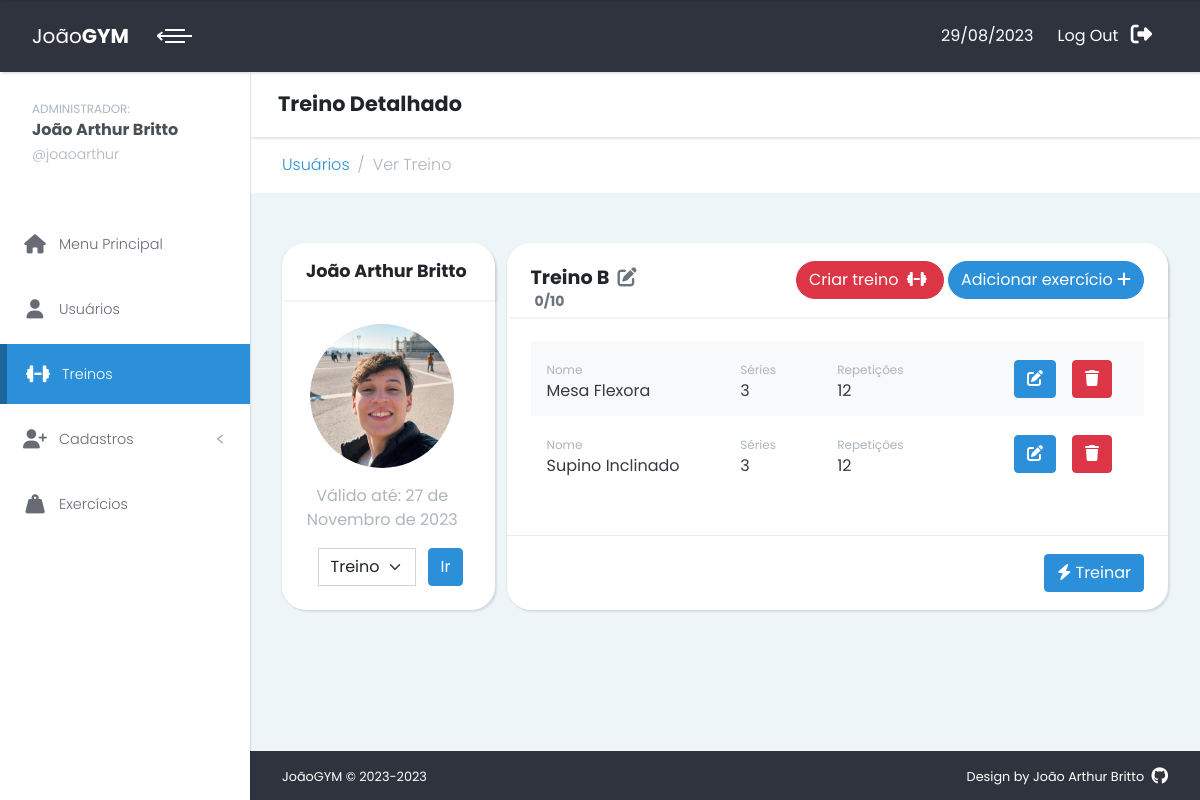
Screenshot of /treino/verTreino/16/ (signed in) with the database file from the repository.
### cadastro/models.py (models this page shows, shortened)
class Person(models.Model):
    matricula = models.AutoField('Matrícula', primary_key=True)
    name = models.CharField('Nome', max_length=100)
    email = models.EmailField('E-mail')
    cpf = models.CharField('CPF', max_length=14, unique=True)
    birthDate = models.DateField('Data de nascimento')
    phone = models.CharField('Telefone', max_length=15)
    whatsapp = models.BooleanField('Possui whatsapp?', default=True)
    profileImage = models.ImageField('Imagem de perfil', upload_to ="profileImages/", blank=True)

class Plan(models.Model):
    plan_choices = (
    ('', 'Planos'),
    ('Mensal', 'Mensal'),
    ('Trimestral', 'Trimestral'),
    ('Semestral', 'Semestral'),
    ('Anual', 'Anual'),
)
    plan_person = models.OneToOneField(Person, on_delete=models.CASCADE, related_name="plan")
    plan_name = models.CharField('Nome do plano',choices=plan_choices, max_length=10)
    signature_date = models.DateField('Data de assinatura', auto_now=True)
    expiration_date = models.DateField('Data de expiração')

### treino/models.py (models this page shows, shortened)
class Workout(models.Model):
    workout_person = models.ForeignKey(Person, on_delete=models.CASCADE, related_name='workouts')
    workout_name = models.CharField('Nome do treino', max_length=1, validators=[MaxLengthValidator(limit_value=1)])
    quantity = models.IntegerField('Quantidade de vezes')
    current_quantity = models.IntegerField('Atual quantidade',default=0, blank=True)

class Workout_exercise(models.Model):
    workout = models.ForeignKey(Workout, on_delete=models.CASCADE, related_name='exercises')
    exercise = models.ForeignKey(Exercise, on_delete=models.CASCADE)
    series = models.IntegerField('Series', default=3)
    reps = models.IntegerField('Repetições', default=12)

### exercicios/models.py (models this page shows)
class Exercise(models.Model):
    type_choices = (
        ('', 'Tipos'),
        ('Máquina', 'Máquina'),
        ('Corporal', 'Corporal'),
    )
    id = models.AutoField(primary_key=True)
    name = models.CharField('Nome', max_length=50)
    type = models.CharField('Tipo', max_length=8, choices=type_choices)
    def __str__(self):
        return self.name

### treino/views.py (the view, shortened to what this page needs)
# urls.py: path('verTreino/<int:usuario_id>/', views.verTreino, name='ver-treino'),
@login_required
def verTreino(request,usuario_id, workout=None):
    person = Person.objects.get(pk=usuario_id)
    if workout == None:
        default_workout = Current_workout.objects.get(current_workout_person=person)
        workout = default_workout.name.workout_name
    formset = AddExerciciosTreino()
    workouts = Workout.objects.filter(workout_person=person).order_by("workout_name")
    curr_workout = workouts.get(workout_name=workout)
    workout_exercises = curr_workout.exercises.all()
    treino_formset = CadastrarTreino()
    workouts_name = list(workouts.values_list('workout_name', flat=True))
    context = {
        "exercise_formset":formset,
        'person':person,
        'workout':curr_workout,
        "workout_exercises":workout_exercises,
        "treino_formset":treino_formset,
        "workouts_name":workouts_name,
    }
    return render(request, 'perfilTreino.html', context=context)

### usuarios/templatetags/customTags.py (called while the page is built)
@register.filter(expects_localtime=True)
def is_past(value):
    if isinstance(value, datetime):
        value = value.date()
    return value < date.today()

@register.filter
def starts_with(value, prefix):
    return value.startswith(prefix)

### treino/templates/perfilTreino.html (shortened to what this page needs)
{% extends 'layout.html' %}
{% load static %}
{% load customTags %}
{% block subtitle %}Treino Detalhado{% endblock %}
{% block breadcrumbs %}
<li class="breadcrumb-item"><a class="fw-light" href="{% url 'usuarios' %}">Usuários</a></li>
<li class="breadcrumb-item active fw-light" aria-current="page">Ver Treino</li>
{% endblock %}
{% block content %}
<section class="workouts">
  <div class="container-fluid">
    <div class="row gy-4 align-items-stretch">
      <div class="col-md-3" id="perfil-detalhado">
        <div class="card mb-0">
          <div class="card-header d-flex align-items-center">
            <h3 class="h4 mb-0">{{person.name}}</h3>
          </div>
          <div class="card-body row text-center">
            <div class="col-md-12 col-sm-6">
              <img class="circular-image-md" src="{% if person.profileImage %}{{person.profileImage.url}}{% else %}{% static 'img/profile-default.jpeg' %}{% endif %}" alt="...">
            </div>
            <div class="col-md-12 col-sm-5">
              {% if person.plan.expiration_date|is_past %}
              <p class="text-danger mt-4">Assinatura expirada</p>
              {% else %}
              <p class="text-gray-500 my-3">Válido até: {{person.plan.expiration_date}}</p>
              {% endif %}
              <form action="{% url 'redirecionar-treino' person.matricula %}" class="row align-items-center justify-content-center">
                <div class="col-5 col-sm-7">
                  <select class="form-select" id="workout_name" name="workout_name">
                    <option selected disabled>Treinos</option>
                  </select>
                </div>
                <div class="col-2">
                  <button class="btn btn-primary">Ir</button>
                </div>
              </form>
            </div>
          </div>
        </div>
      </div>
      <div class="col-md-9" id="treino-completo">
        <div class="card mb-0 h-100">
          <div class="card-header d-flex align-items-center justify-content-between">
            <h3 class="mb-1">Treino {{workout.workout_name}}
              <a class="text-gray-600" href="{% url 'alterar-treino' person.matricula workout.workout_name %}">
                <i class="ms-1 fa-solid fa-pen-to-square"></i>
              </a>
              {% if workout.current_quantity > workout.quantity %}
                <p class="position-absolute ms-1 mt-1 text-danger text-sm">
                  {{workout.current_quantity}}/{{workout.quantity}} - Treino expirado
                </p>
              {% else %}
                <p class="position-absolute ms-1 mt-1 text-gray-600 text-sm">
                  {{workout.current_quantity}}/{{workout.quantity}}
                </p>
              {% endif %}
            </h3>
            <div>
              <button class="btn btn-danger rounded-pill" type="button" data-bs-toggle="modal"
                data-bs-target="#createWorkout">
                <span class="d-none d-md-inline">Criar treino</span>
                <i class="ms-sm-1 mx-1 fa-solid fa-dumbbell"></i>
              </button>
              <button class="btn btn-primary rounded-pill" type="button" data-bs-toggle="modal"
                data-bs-target="#exerciseWorkout">
                <span class="d-none d-md-inline">Adicionar exercício</span>
                <i class="mx-md-0 mx-1 fa-solid fa-plus"></i>
              </button>
            </div>
          </div>
          {% if workout_exercises %}
          <div class="card-body">
            {% for workout_exercise in workout_exercises %}
            <div class="p-3 d-flex align-items-center {% cycle 'bg-light' '' %}">
              <div class="col-4">
                <small class="text-gray-500">Nome</small>
                <h5 class="h5 fw-normal text-dark mb-0">{{workout_exercise.exercise.name}}</h5>
              </div>
              <div class="col-2">
                <small class="text-gray-500">Séries</small>
                <h5 class="h5 fw-normal text-dark mb-0">{{workout_exercise.series}}</h5>
              </div>
              <div class="col-2">
                <small class="text-gray-500 d-none d-sm-inline">Repetições</small>
                <h5 class="h5 fw-normal text-dark mb-0">{{workout_exercise.reps}}</h5>
              </div>
              <div class="col d-flex justify-content-end">
                <a class="btn btn-primary"
                  href="{% url 'alterar-exercicioTreino' person.matricula workout.workout_name workout_exercise.id %}">
                  <i class="fa-solid fa-pen-to-square"></i>
                </a>
                <a class="btn btn-danger mx-3"
                  href="{% url 'excluir-exercicioTreino' person.matricula workout.workout_name workout_exercise.id %}">
                  <i class="fa-solid fa-trash"></i>
                </a>
              </div>
            </div>
            {% endfor %}
          </div>
          <div class="card-footer d-flex justify-content-end bg-transparent">
            <a href="{% url 'treinar' person.matricula workout.workout_name %}" class="btn btn-primary">
              <i class="fa-solid fa-bolt"></i>
              Treinar
            </a>
          </div>
          {% endif %}
        </div>
      </div>
    </div>
  </div>
</section>
{% endblock %}

### menu/templates/layout.html (shortened to what this page needs)
{% load static %}
{% load customTags %}
{% now "Y" as current_year %}
{% url 'menu-principal' as menu %}
{% url 'cadastro' as cadastro %}
{% url 'usuarios' as usuarios %}
{% url 'treinos' as treinos %}
{% url 'exercicios' as exerciciosUrl %}
{% now "d/m/Y" as current_date %}
<!DOCTYPE html>
<html>
  <head>
    <link rel="stylesheet" href="{% static 'css/custom.css' %}" />
    <link
      rel="stylesheet"
      href="{% static 'css/style.blue.css' %}"
      id="theme-stylesheet"
    />
  </head>
  <body>
    <div class="page">
      <header class="header z-index-50">
        <nav
          class="nav navbar py-3 px-0 shadow-sm text-white position-relative"
        >
          <div class="container-fluid w-100">
            <div
              class="navbar-holder d-flex align-items-center justify-content-between w-100"
            >
              <div class="navbar-header">
                <a
                  class="navbar-brand d-none d-sm-inline-block"
                  href="/"
                >
                  <div class="brand-text d-none d-lg-inline-block">
                    <span>João</span><strong>GYM</strong>
                  </div>
                </a>
                <a
                  class="ms-2 menu-btn active"
                  id="toggle-btn"
                  href="#"
                  ><span></span><span></span><span></span
                ></a>
              </div>
              <ul
                class="nav-menu list-unstyled d-flex flex-md-row align-items-sm-center"
              >
                <li class="nav-item my-0 py-0">
                  <p class="d-inline me-xl-2 mt-5">{{current_date}}</p>
                </li>
                <li class="nav-item">
                  <a class="nav-link text-white" href="{% url 'logout' %}">
                    <span class="d-none d-sm-inline me-xl-2">Log Out</span>
                    <i class="fa-solid fa-right-from-bracket fa-lg"></i>
                  </a>
                </li>
              </ul>
            </div>
          </div>
        </nav>
      </header>
      <div class="page-content d-flex align-items-stretch">
        <nav class="side-navbar z-index-40">
          <a href="{% url 'admin' %}" class>
            <div class="sidebar-header d-flex align-items-center py-4 px-3">
              <div class="ms-3 title">
                <small class="text-gray-500">ADMINISTRADOR:</small>
                <h5 class="mb-2 me-0 text-gray-700">
                  {{user.first_name}} {{user.last_name}}
                </h5>
                <p class="text-sm text-gray-500 fw-light mb-0 lh-1">
                  @{{user.username}}
                </p>
              </div>
            </div>
          </a>
          <ul class="list-unstyled py-4">
            <li
              class="sidebar-item {% if request.path == menu %} active {% endif %}"
            >
              <a class="sidebar-link" href="{{menu}}">
                <i class="fa-solid fa-house fa-lg me-xl-2"></i>
                Menu Principal
              </a>
            </li>
            <li
              class="sidebar-item {% if request.path|starts_with:usuarios %}active{% endif %}"
            >
              <a class="sidebar-link" href="{{usuarios}}">
                <i class="fa-solid fa-user fa-lg me-xl-2"></i>
                Usuários
              </a>
            </li>
            <li
              class="sidebar-item {% if request.path|starts_with:treinos %}active{% endif %}"
            >
              <a class="sidebar-link" href="{{treinos}}">
                <i class="fa-solid fa-dumbbell fa-lg me-xl-2"></i>
                Treinos
              </a>
            </li>
            <li
              class="sidebar-item {% if request.path|starts_with:cadastro %}active{% endif %}"
            >
              <a
                class="sidebar-link"
                href="#exampledropdownDropdown"
                data-bs-toggle="collapse"
              >
                <i class="fa-solid fa-user-plus fa-lg me-xl-2"></i>
                Cadastros
              </a>
            </li>
            <li
              class="sidebar-item {% if request.path|starts_with:exerciciosUrl %}active{% endif %}"
            >
              <a class="sidebar-link" href="{{exerciciosUrl}}">
                <i class="fa-solid fa-weight-hanging fa-lg me-xl-2"></i>
                Exercícios
              </a>
            </li>
          </ul>
        </nav>
        <div class="content-inner w-100">
          <header class="bg-white shadow-sm px-4 py-3 z-index-20">
            <div class="container-fluid px-0">
              <h2 class="mb-0 p-1">{% block subtitle %}{% endblock %}</h2>
            </div>
          </header>
          <div class="bg-white">
            <div class="container-fluid">
              <nav aria-label="breadcrumb">
                <ol class="breadcrumb mb-0 py-3">
                  {% block breadcrumbs %} {% endblock %}
                </ol>
              </nav>
            </div>
          </div>
          {% include 'messages.html' %} {% block content %} {% endblock %}
          <footer
            class="position-absolute bottom-0 bg-darkBlue text-white text-center py-3 w-100 text-xs"
            id="footer"
          >
            <div class="container-fluid">
              <div class="row gy-2">
                <div class="col-sm-6 text-sm-start">
                  <p class="mb-0">JoãoGYM © 2023-{{current_year}}</p>
                </div>
                <div class="col-sm-6 text-sm-end">
                  <p class="mb-0">
                    Design by
                    <a
                      href="https://github.com/j0aoarthur"
                      class="text-white text-decoration-none"
                      >João Arthur Britto
                      <i class="ms-1 fa-brands fa-github fa-lg"></i>
                    </a>
                  </p>
                </div>
              </div>
            </div>
          </footer>
        </div>
      </div>
    </div>
    <link
      rel="stylesheet"
      href="https://use.fontawesome.com/releases/v5.7.1/css/all.css"
    />
  </body>
</html>

### staticfiles/css/custom.css (style rules this page uses)
.sidebar-item { margin: 5px 0; line-height: 0.8rem; }
.sidebar-link { font-weight: 600; color: #2b90d9; }
.sidebar-link i { margin: 0.8rem 0; width: 2rem; text-align: center; }
.circular-image-md { width: 9rem; height: 9rem; border-radius: 50%; object-fit: cover; }

### rows the page displays
Person: name "João Arthur Britto", profileImage (placeholder picture), plan.expiration_date "27 de Novembro de 2023"
Workout: workout_name "B", current_quantity "0", quantity "10"
Workout_exercise: exercise.name "Mesa Flexora", series "3", reps "12"
Workout_exercise: exercise.name "Supino Inclinado", series "3", reps "12"

### other values shown
{{ current_date }} "29/08/2023"
{{ user.first_name }} "João Arthur"
{{ user.last_name }} "Britto"
{{ user.username }} "joaoarthur"
{{ current_year }} "2023"
